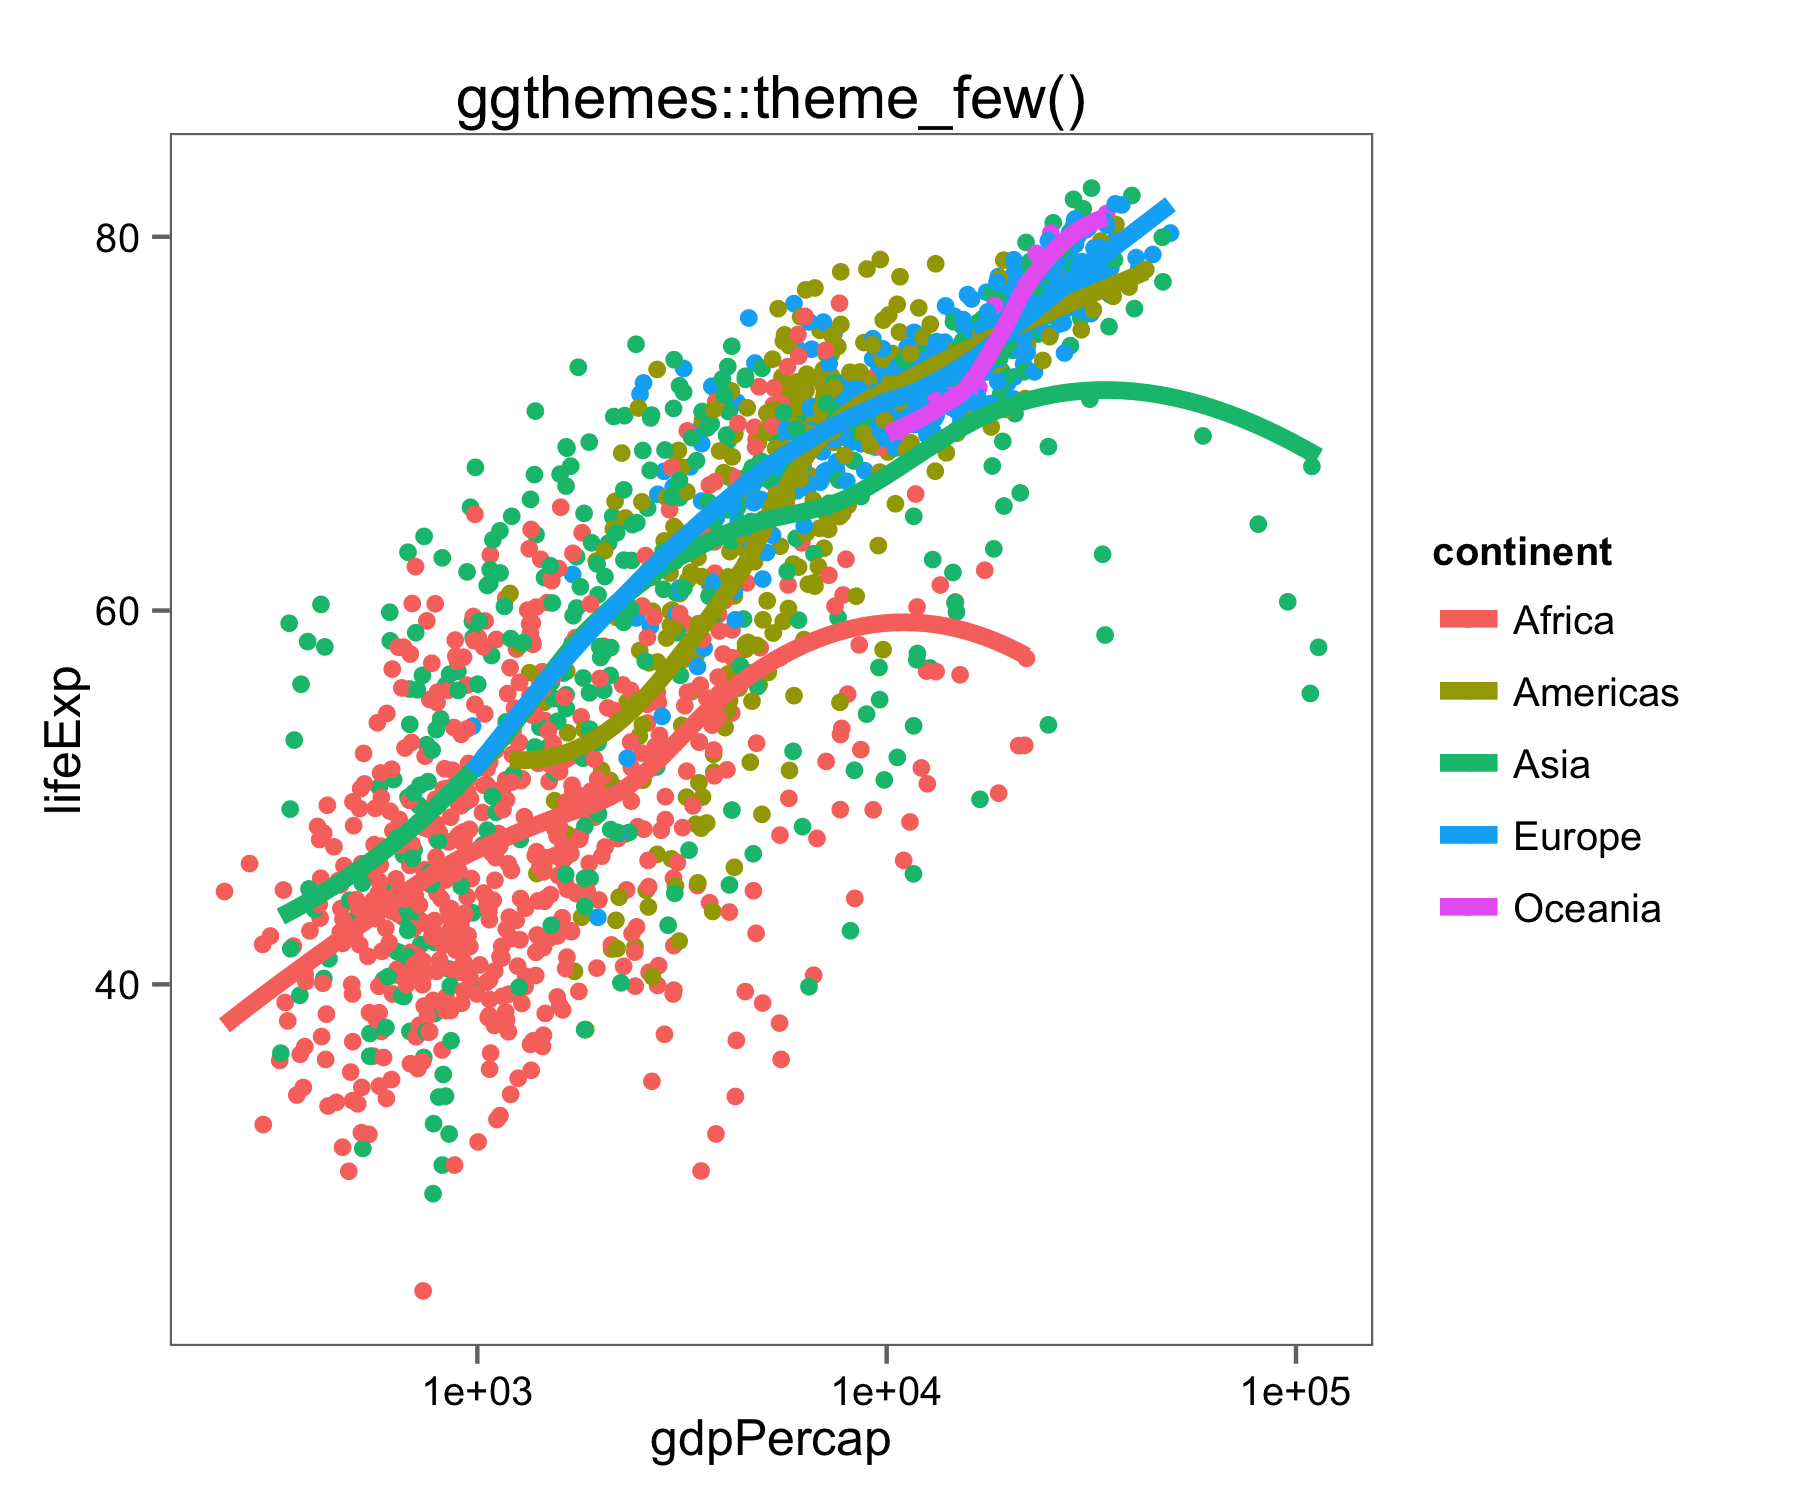

The script that saved this image:
#' ---
#' title: THEME FEW
#' ---

library(ggplot2)
library(ggthemes)

this_base <- "0037_theme-few"

## use an excerpt of the Gapminder data
## prepared and posted by Jenny Bryan for use in teaching
gDat_url <- "http://tiny.cc/gapminder"
gDat <- read.delim(file = gDat_url)
str(gDat)

p <- ggplot(gDat, aes(x = gdpPercap, y = lifeExp, color = continent)) +
  geom_point() +
  geom_smooth(lwd = 2, se = FALSE) +
  scale_x_log10() +
  ggtitle("ggthemes::theme_few()") +
  theme_few()

p

ggsave(paste0(this_base, ".png"), p, width = 6, height = 5)
